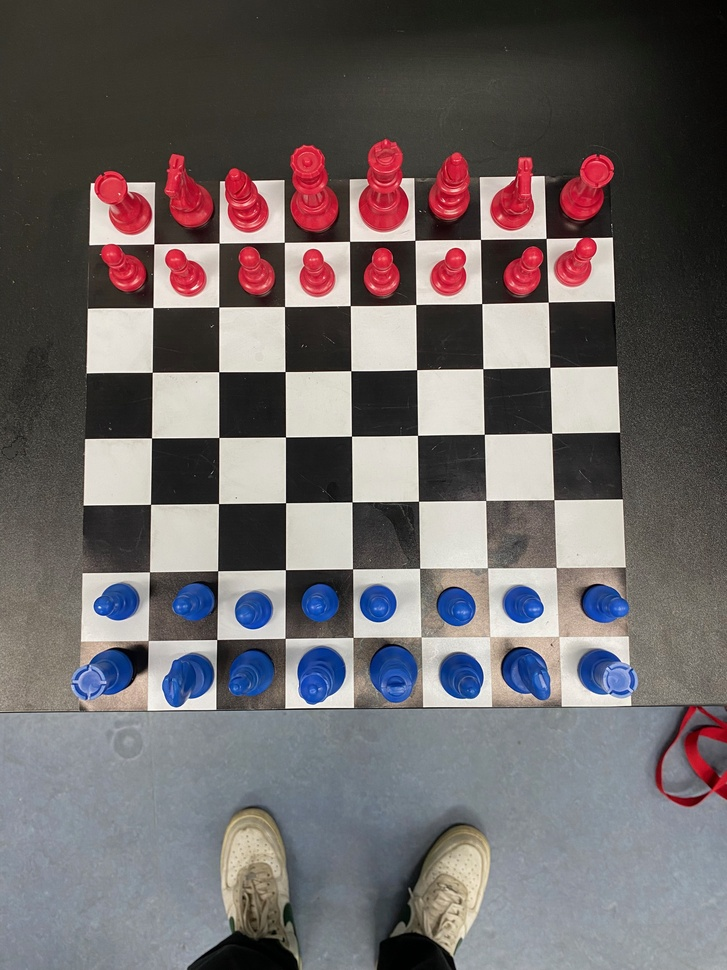
#> input picture images/IMG_4764.jpeg, 727 x 970 px, shrunk from 3024 x 4032 before the run
$ python -i Retinex.py   (imports and definitions only)   (older library calls are emulated)
#> lines starting #> are read from the running program, lines starting #| are printed output that depends on the picture
import cv2
import numpy as np


class Retinex:
    def get_ksize(self, sigma):
        return int(((sigma - 0.8) / 0.15) + 2.0)

    def get_gaussian_blur(self, img, ksize=0, sigma=5):
        if ksize == 0:
            ksize = self.get_ksize(sigma)

        # Gaussian 2D-kernel can be seperable into 2-orthogonal vectors
        # then compute full kernel by taking outer product or simply mul(V, V.T)
        sep_k = cv2.getGaussianKernel(ksize, sigma)

        # if ksize >= 11, then convolution is computed by applying fourier transform
        return cv2.filter2D(img, -1, np.outer(sep_k, sep_k))

    def ssr(self, img, sigma):
        # Single-scale retinex of an image
        # SSR(x, y) = log(I(x, y)) - log(I(x, y)*F(x, y))
        # F = surrounding function, here Gaussian

        return np.log10(img) - np.log10(self.get_gaussian_blur(img, ksize=0, sigma=sigma) + 1.0)

    def msr(self, img, sigma_scales=[15, 80, 250], apply_normalization=True):
        img = img.astype(np.float64) + 1.0

        # Multi-scale retinex of an image
        # MSR(x,y) = sum(weight[i]*SSR(x,y, scale[i])), i = {1..n} scales

        msr = np.zeros(img.shape)

        for sigma in sigma_scales:
            msr += self.ssr(img, sigma)

        msr = msr / len(sigma_scales)

        if apply_normalization:
            msr = cv2.normalize(msr, None, 0, 255, cv2.NORM_MINMAX, dtype=cv2.CV_8UC3)

        return msr

    def color_balance(self, img, low_per, high_per):
        '''Contrast stretch img by histogram equilization with black and white cap'''

        tot_pix = img.shape[1] * img.shape[0]
        low_count = tot_pix * low_per / 100
        high_count = tot_pix * (100 - high_per) / 100

        # channels of image
        ch_list = []
        if len(img.shape) == 2:
            ch_list = [img]
        else:
            ch_list = cv2.split(img)

        cs_img = []
        for i in range(len(ch_list)):
            ch = ch_list[i]
            cum_hist_sum = np.cumsum(cv2.calcHist([ch], [0], None, [256], (0, 256)))

            li, hi = np.searchsorted(cum_hist_sum, (low_count, high_count))
            if (li == hi):
                cs_img.append(ch)
                continue

            lut = np.array([0 if i < li
                            else (255 if i > hi else round((i - li) / (hi - li) * 255))
                            for i in np.arange(0, 256)], dtype='uint8')
            cs_ch = cv2.LUT(ch, lut)
            cs_img.append(cs_ch)

        if len(cs_img) == 1:
            return np.squeeze(cs_img)
        elif len(cs_img) > 1:
            return cv2.merge(cs_img)
        return None

    def msrcr(self, img, sigma_scales=[15, 80, 250], alpha=125, beta=46, G=192, b=-30, low_per=1, high_per=1):
        # Multi-scale retinex with Color Restoration
        # MSRCR(x,y) = G * [MSR(x,y)*CRF(x,y) - b], G=gain and b=offset
        # CRF(x,y) = beta*[log(alpha*I(x,y) - log(I'(x,y))]
        # I'(x,y) = sum(Ic(x,y)), c={0...k-1}, k=no.of channels

        img = img.astype(np.float64) + 1.0

        msr_img = self.msr(img, sigma_scales, apply_normalization=False)
        # Color-restoration function
        crf = beta * (np.log10(alpha * img) - np.log10(np.sum(img, axis=2, keepdims=True)))
        # MSRCR
        msrcr = G * (msr_img * crf - b)
        # normalize MSRCR
        msrcr = cv2.normalize(msrcr, None, 0, 255, cv2.NORM_MINMAX, dtype=cv2.CV_8UC3)
        # color balance the final MSRCR to flat the histogram distribution with tails on both sides
        msrcr = self.color_balance(msrcr, low_per, high_per)

        return msrcr

    def msrcp(self, img, sigma_scales=[15, 80, 250], low_per=1, high_per=1):
        # Multi-scale retinex with Color Preservation
        # Int(x,y) = sum(Ic(x,y))/3, c={0...k-1}, k=no.of channels
        # MSR_Int(x,y) = MSR(Int(x,y)), and apply color balance
        # B(x,y) = MAX_VALUE/max(Ic(x,y))
        # A(x,y) = max(B(x,y), MSR_Int(x,y)/Int(x,y))
        # MSRCP = A*I

        # Intensity image (Int)
        int_img = (np.sum(img, axis=2) / img.shape[2]) + 1.0
        # Multi-scale retinex of intensity image (MSR)
        msr_int = self.msr(int_img, sigma_scales)
        # color balance of MSR
        msr_cb = self.color_balance(msr_int, low_per, high_per)

        # B = MAX/max(Ic)
        B = 256.0 / (np.max(img, axis=2) + 1.0)
        # BB = stack(B, MSR/Int)
        BB = np.array([B, msr_cb / int_img])
        # A = min(BB)
        A = np.min(BB, axis=0)
        # MSRCP = A*I
        msrcp = np.clip(np.expand_dims(A, 2) * img, 0.0, 255.0)

        return msrcp.astype(np.uint8)

    def apply_gamma_correction(image, gamma=1.2):
        # Build a 256-element lookup table
        look_up_table = np.array([((i / 255.0) ** (1.0 / gamma)) * 255 for i in range(256)]).astype("uint8")

        # Apply the LUT using cv2.LUT
        corrected_image = cv2.LUT(image, look_up_table)

        return corrected_image

>>> import cv2
>>> picture = cv2.imread('images/IMG_4764.jpeg')
#> picture is the input picture: shape (970, 727, 3); mean B, G, R 104.3, 103.5, 109.9
>>> result = Retinex().msrcr(picture)
#> the loop in msr, `for sigma in sigma_scales:` made 3 passes
#> pass 1, in msr, `msr += self.ssr(img, sigma)`:
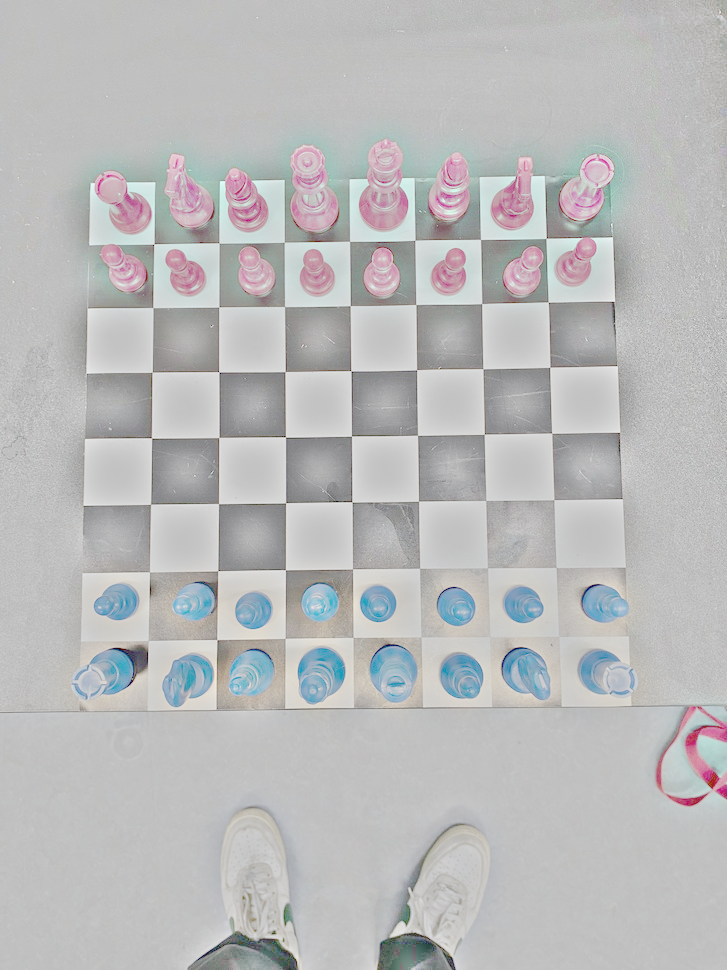
#> msr: shape (970, 727, 3) float64; mean of channels 0, 1, 2 -0.0526, -0.0579, -0.0612; drawn with min black and max white
#> in msrcr, `crf = beta * (np.log10(alpha * img) - np.log10(np.sum(img, axis=2, kee..`:
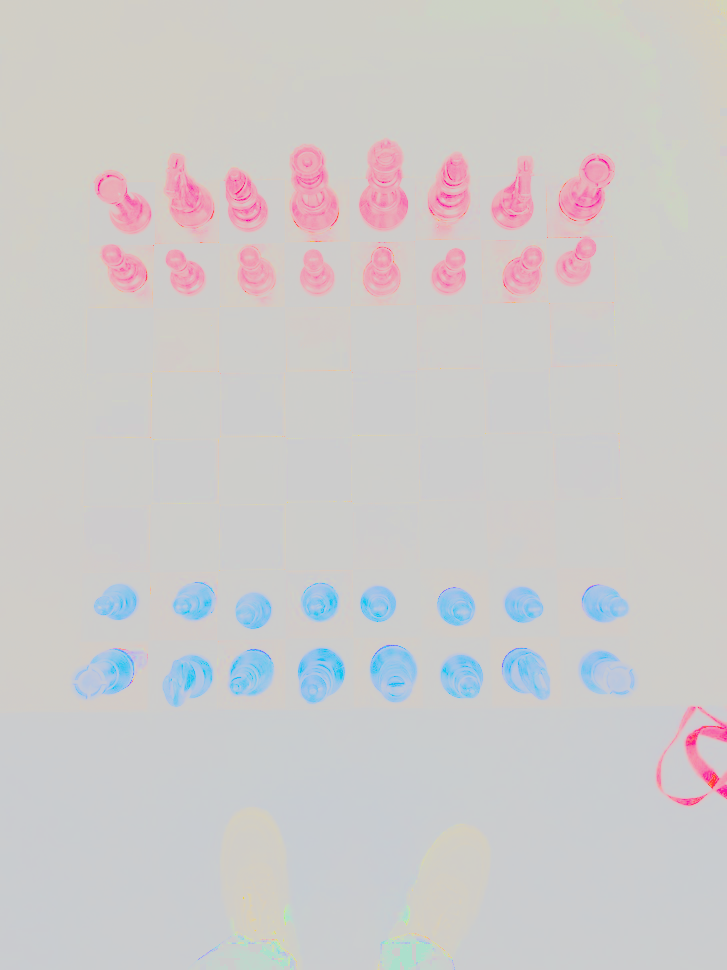
#> crf: shape (970, 727, 3) float64; mean of channels 0, 1, 2 73.6, 73.7, 74.8; drawn with min black and max white
#> the loop in color_balance, `for i in range(len(ch_list)):` made 3 passes
#> (li, hi) on passes 1 to 3: (113, 234), (114, 236), (116, 230)
#> pass 1, in color_balance, `ch = ch_list[i]`:
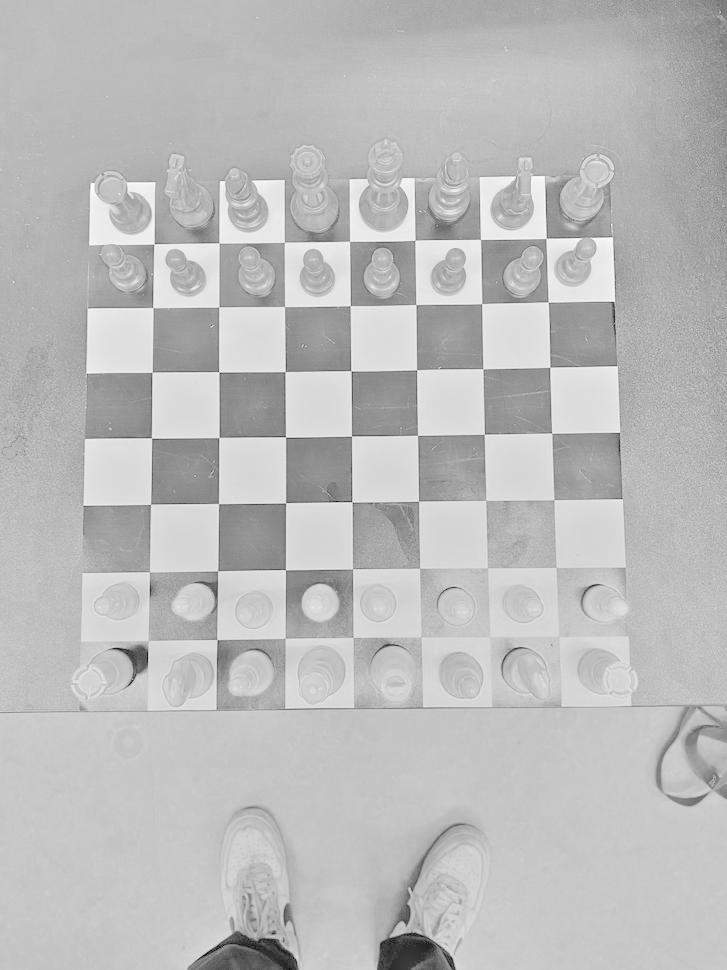
#> ch: shape (970, 727); min 2, max 255, mean 188
#> pass 2, in color_balance, `cs_ch = cv2.LUT(ch, lut)`:
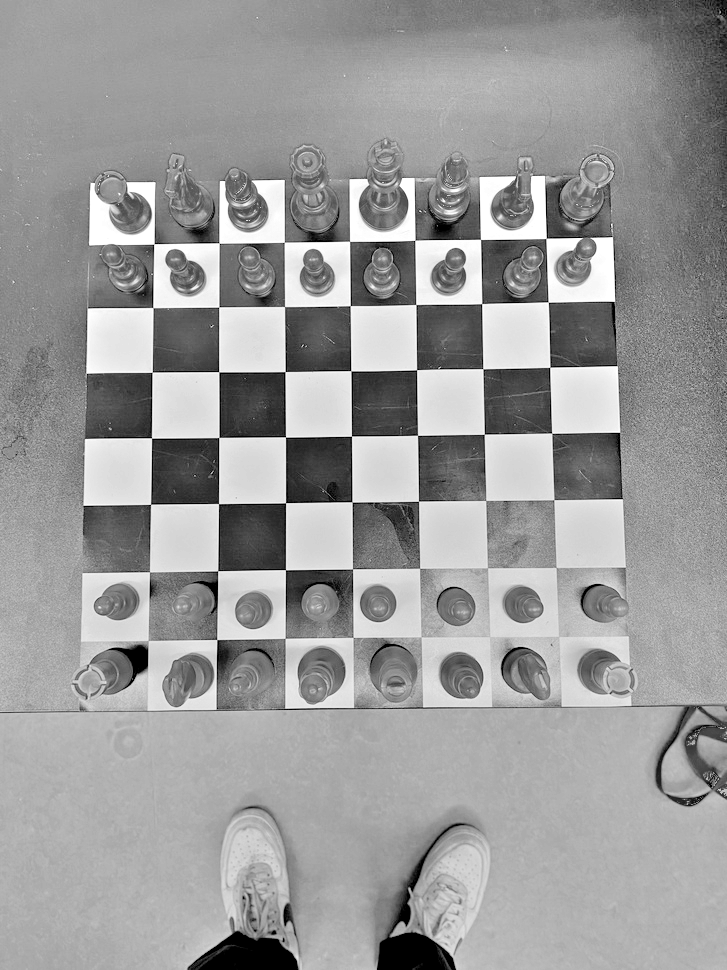
#> cs_ch: shape (970, 727); min 0, max 255, mean 155.1
#> after the loop in color_balance, `for i in range(len(ch_list)):`:
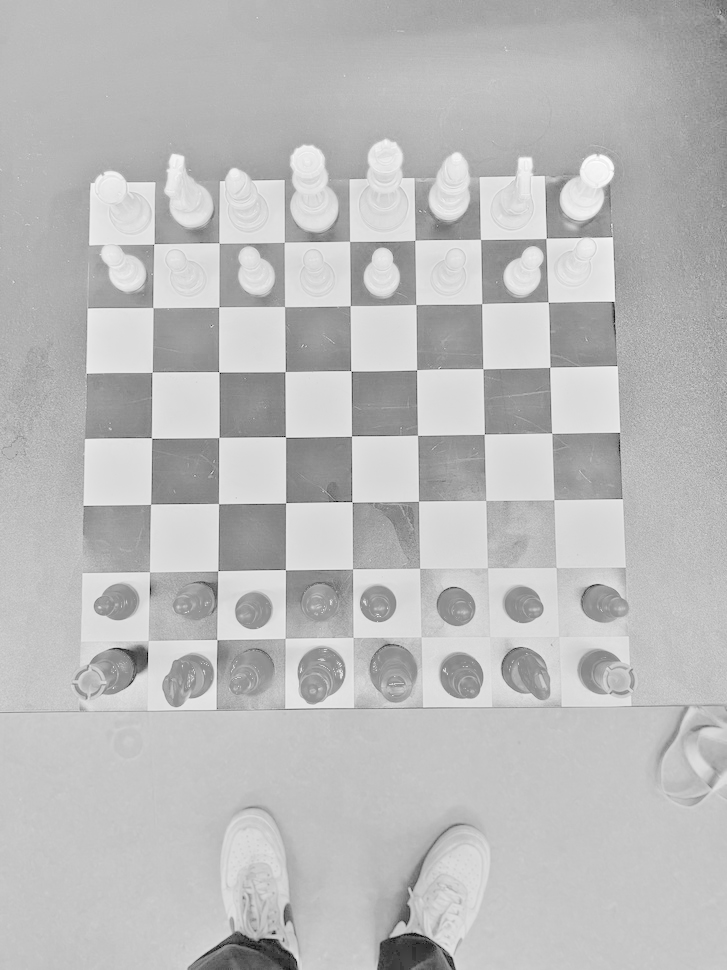
#> ch: shape (970, 727); min 0, max 255, mean 187.6
#> after the loop in color_balance, `for i in range(len(ch_list)):`: cs_img = 3 items
#> in color_balance, `return cv2.merge(cs_img)`:
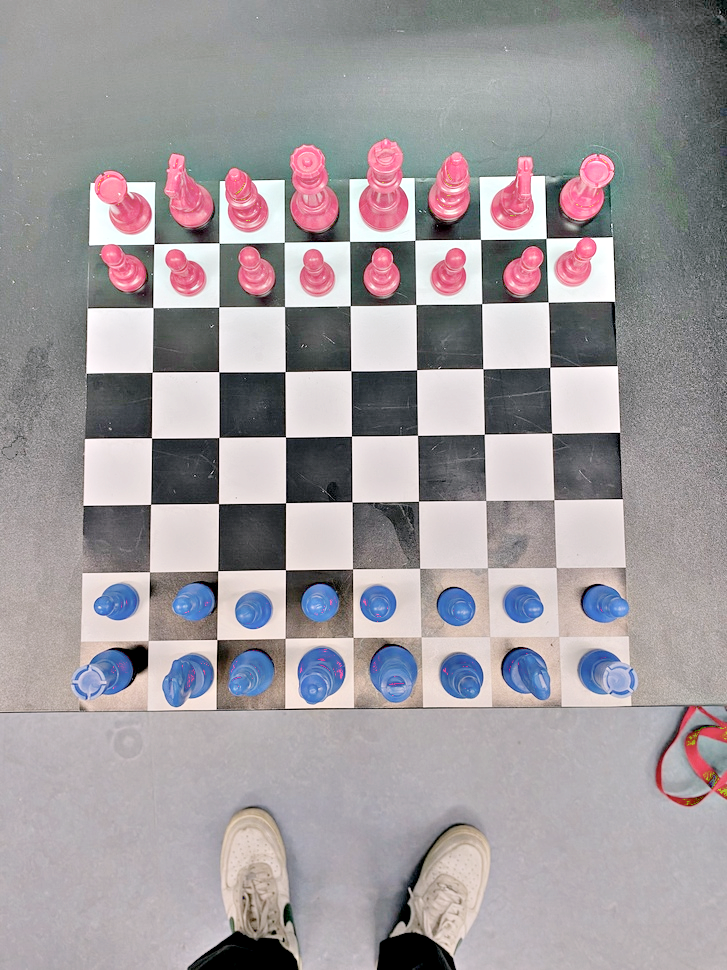
#> returned value: shape (970, 727, 3); mean of channels 0, 1, 2 158.5, 155.1, 160.7; drawn as B, G, R
